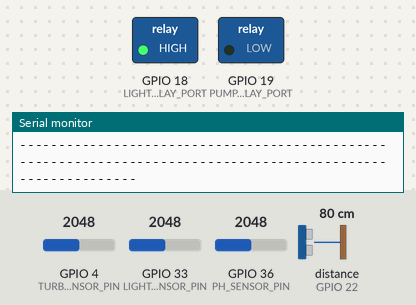
The sketch below on a simulated ESP32. On the bench: switched loads named in the sketch (green lamp = pin HIGH), the last lines printed to the serial monitor. Wiring (inferred from the names in the program): ultrasonic range finder: trigger GPIO 23; echo GPIO 22. The inputs (shaded band) are chosen by the test bench; at power-on: GPIO 33 (LIGHT_SENSOR_PIN) = 2048, GPIO 4 (TURBIDITY_SENSOR_PIN) = 2048, GPIO 36 (PH_SENSOR_PIN) = 2048, distance to the obstacle (sensor on GPIO 22) 80 cm. The echo pulse lasts 58.3 µs per cm; WiFi joins after 1.5 s; servers stay silent unless stated; pins used as bus, display or sensor lines are not drawn.

Above: at 4.2 s.
4.3 s: GPIO 33 (LIGHT_SENSOR_PIN) set to 1548
7.0 s: GPIO 33 (LIGHT_SENSOR_PIN) set to 1433
At 7.3 s:
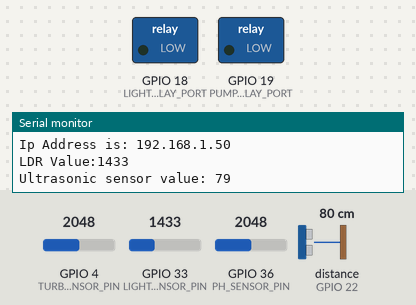
9.7 s: GPIO 33 (LIGHT_SENSOR_PIN) set to 1540
At 12.2 s:
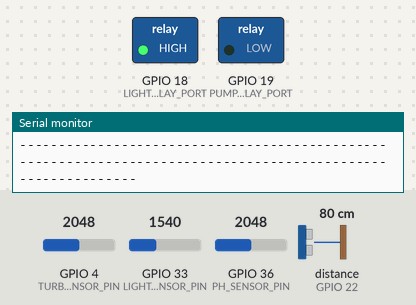
12.5 s: GPIO 33 (LIGHT_SENSOR_PIN) set to 1460
At 14.2 s:
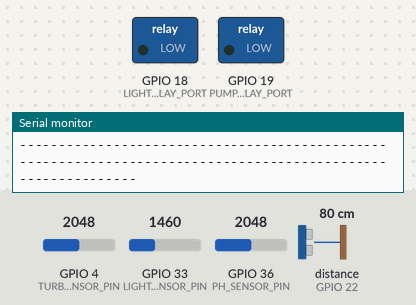
Timing chart, 0 to 15.7 s (numbered marks = the images above; inputs shaded):
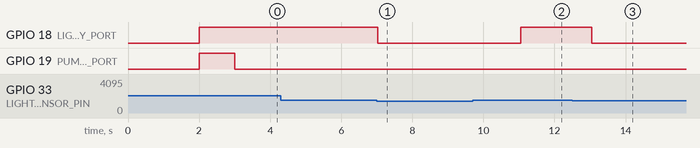

The sketch:

HYDROPONICS.ino
```cpp
/*
 Connections to be made:
  1. LDR is on pin d33 relay for light bulb on ln1 port 18 still to work on the amount of light
  2. Ultrasonic is on pin echo d22 and trigger d23 then relay dc pump ln2 on port 19
  3. Turbdity sensor is on pin d4
  4. Ph meter on A0 which is Vp on module

 Tatenda Bako
 Raymond Nyakudanga
 Emmanuel Damba
 Lawrence Takaendesa

 Date:- 28/03/23
*/
#include "WiFi.h"
#include "DHT.h"
#include <HTTPClient.h>
#include <WebServer.h>
#include <ArduinoJson.h>

// defining sensor pins
#define LIGHT_SENSOR_PIN 33
#define ULTRASONIC_SENSOR_PIN_ECHO 22
#define ULTRASONIC_SENSOR_PIN_TRIGGER 23
#define TURBIDITY_SENSOR_PIN 4
#define PH_SENSOR_PIN A0

// for conneting to wifi or hotspot
const char *ssid = "tatendaZw";
const char *pass = "12345677";
IPAddress ip;

// function to connect eps32 to hotspot
void connect_to_hotspot() {
  WiFi.begin(ssid, pass);  //Connect to WiFi

  // run loop below while trying to connect to hotspot
  Serial.print("Connecting.");
  while (WiFi.status() != WL_CONNECTED) {
    delay(1000);
    Serial.print(".");
  }
  Serial.println("");
  Serial.println("IP address: ");
  ip = WiFi.localIP();
  Serial.println(WiFi.localIP());
}

int lightVal;
int distance;
long duration;
float ph;
float Value = 0;

// defing relay pins
int LIGHT_RELAY_PORT = 18;  // ln1 is light
int PUMP_RELAY_PORT =  19;// LN2 is pump

// median filtering algorithm
int getMedianNum(int bArray[], int iFilterLen) {
  int bTab[iFilterLen];
  for (byte i = 0; i < iFilterLen; i++)
    bTab[i] = bArray[i];
  int i, j, bTemp;
  for (j = 0; j < iFilterLen - 1; j++) {
    for (i = 0; i < iFilterLen - j - 1; i++) {
      if (bTab[i] > bTab[i + 1]) {
        bTemp = bTab[i];
        bTab[i] = bTab[i + 1];
        bTab[i + 1] = bTemp;
      }
    }
  }
  if ((iFilterLen & 1) > 0) {
    bTemp = bTab[(iFilterLen - 1) / 2];
  } else {
    bTemp = (bTab[iFilterLen / 2] + bTab[iFilterLen / 2 - 1]) / 2;
  }
  return bTemp;
}

// values for connectibng to webserver
WebServer server(5000);  // connecting webserver on port 80

void setup() {
  Serial.begin(115200);
  connect_to_hotspot();

  // initilise sensor ports
  pinMode(ULTRASONIC_SENSOR_PIN_TRIGGER, OUTPUT);
  pinMode(ULTRASONIC_SENSOR_PIN_ECHO, INPUT);
  pinMode(PH_SENSOR_PIN, INPUT);

  // setup relay ports
  pinMode(LIGHT_RELAY_PORT, OUTPUT);
  pinMode(PUMP_RELAY_PORT, OUTPUT);

  // initialise relay ports
  digitalWrite(LIGHT_RELAY_PORT, HIGH);
  digitalWrite(PUMP_RELAY_PORT, HIGH);

  // SERVER ROUTES
  server.on("/", handle_OnConnect);
  server.onNotFound(handle_NotFound);
  server.begin();
  Serial.println("HTTP Server started!!!");
  delay(1000);

}

// function to get disatance cleatrajce from ultrasonic
int get_Distance() {
  digitalWrite(ULTRASONIC_SENSOR_PIN_TRIGGER, LOW);  //set trigger signal low for 2us
  delayMicroseconds(2);

  /*send 10 microsecond pulse to trigger pin of HC-SR04 */
  digitalWrite(ULTRASONIC_SENSOR_PIN_TRIGGER, HIGH);  // make trigger pin active high
  delayMicroseconds(10);            // wait for 10 microseconds
  digitalWrite(ULTRASONIC_SENSOR_PIN_TRIGGER, LOW);   // make trigger pin active low

  /*Measure the Echo output signal duration or pulss width */
  duration = pulseIn(ULTRASONIC_SENSOR_PIN_ECHO, HIGH);  // save time duration value in "duration variable
  distance = duration * 0.034 / 2;     //Convert pulse duration into distance
  Serial.print("Ultrasonic sensor value: ");
  Serial.println(distance);

  if(distance<1000){
    digitalWrite(PUMP_RELAY_PORT, LOW);
  }else if(distance>1000){
    digitalWrite(PUMP_RELAY_PORT, HIGH);
  }

  delay(500);
  return distance;
}

// function to get light alue from ldr
int getLightValue(){
  //Read and print the sensor pin value
  lightVal = analogRead(LIGHT_SENSOR_PIN);
  Serial.print("LDR Value:");
  Serial.println(lightVal);
  if (lightVal<1500){
    digitalWrite(LIGHT_RELAY_PORT, LOW);
  }else if(lightVal > 1500){
    digitalWrite(LIGHT_RELAY_PORT, HIGH);
  }

  return lightVal;
}

// read  value from turbidty sensor
float getTurbidityValue(){
  int sensorValue = analogRead(TURBIDITY_SENSOR_PIN);// read the input on analog pin 0:
  float voltage = sensorValue * (5.0 / 1024.0); // Convert the analog reading (which goes from 0 - 1023) to a voltage (0 - 5V):
  Serial.print("Tutbidity Value:");
  Serial.println(voltage);

  return voltage;
}

// read value from ph sensor

float getPhValue() {
  Value = analogRead(PH_SENSOR_PIN);
  float voltage = Value * (3.3 / 4095.0);
  Serial.print("PH Value: ");
  Serial.println(ph);
  delay(500);

  return ph;
}

// html to distplay if default router port is hit
String SendHTML() {
  String ptr = "<!DOCTYPE html> <html>\n";
  ptr += "<head><meta name=\"viewport\" content=\"width=device-width, initial-scale=1.0, user-scalable=no\">\n";
  ptr += "<title>ESP32 for hydropinics is READY!!!</title>\n";
  ptr += "<style>html { font-family: Helvetica; display: inline-block; margin: 0px auto; text-align: center;}\n";
  ptr += "body{margin-top: 50px;} h1 {color: #444444;margin: 50px auto 30px;}\n";
  ptr += "p {font-size: 24px;color: #444444;margin-bottom: 10px;}\n";
  ptr += "</style>\n";
  ptr += "</head>\n";
  ptr += "<body>\n";
  ptr += "<div id=\"webpage\">\n";
  ptr += "<h1>ESP32 for hydropinics is READY!!</h1>\n";
  ptr += "</div>\n";
  ptr += "</body>\n";
  ptr += "</html>\n";
  return ptr;
}

// default route for server
void handle_OnConnect() {
  server.send(200, "text/html", SendHTML());
}

// not found handler
void handle_NotFound() {
  server.send(404, "text/plain", "Not found");
}


void loop() {
  Serial.print("Ip Address is: ");
  Serial.println(ip);
  // setup items for sending to sercver -- diff variables for diff items
  server.handleClient();

  // call function to get light value
  getLightValue();

  // call the function to get distance
  get_Distance();

  // call the function to get turbidity
  getTurbidityValue();

  // call function to get PH
  getPhValue();

  Serial.println("-------------------------------------------------------------------------------------------------------------");

  delay(1000);
}
```

Measured:
- the behaviour switches between 1500 and 1499 on GPIO 33 (LIGHT_SENSOR_PIN) (found by bisection; images 0 and 1)
- after the input at 7.0 s, GPIO 18 (LIGHT_RELAY_PORT): HIGH → LOW at once
- after the input at 9.7 s, GPIO 18 (LIGHT_RELAY_PORT): LOW → HIGH after 1.3 s
- after the input at 12.5 s, GPIO 18 (LIGHT_RELAY_PORT): HIGH → LOW after 0.56 s
